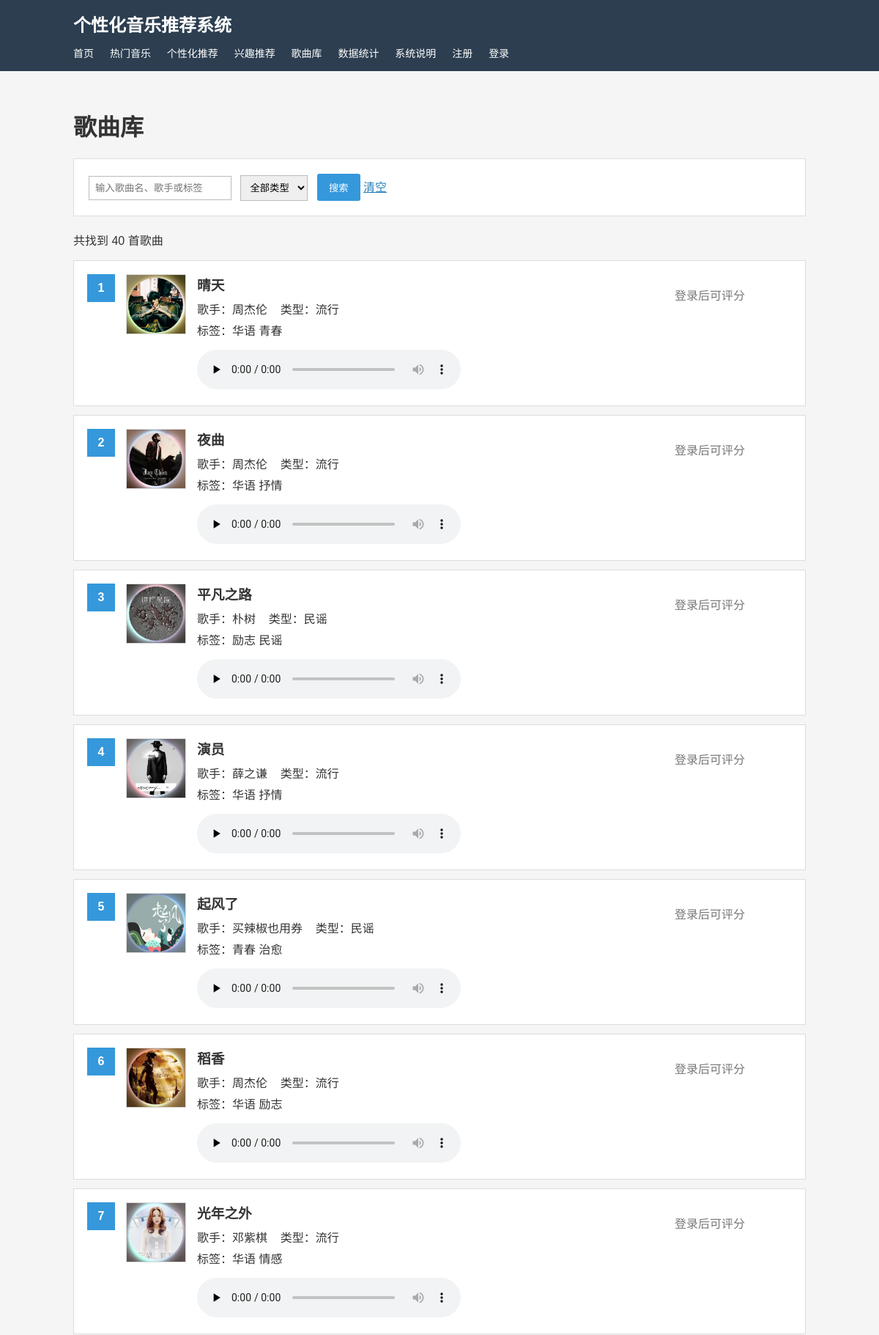
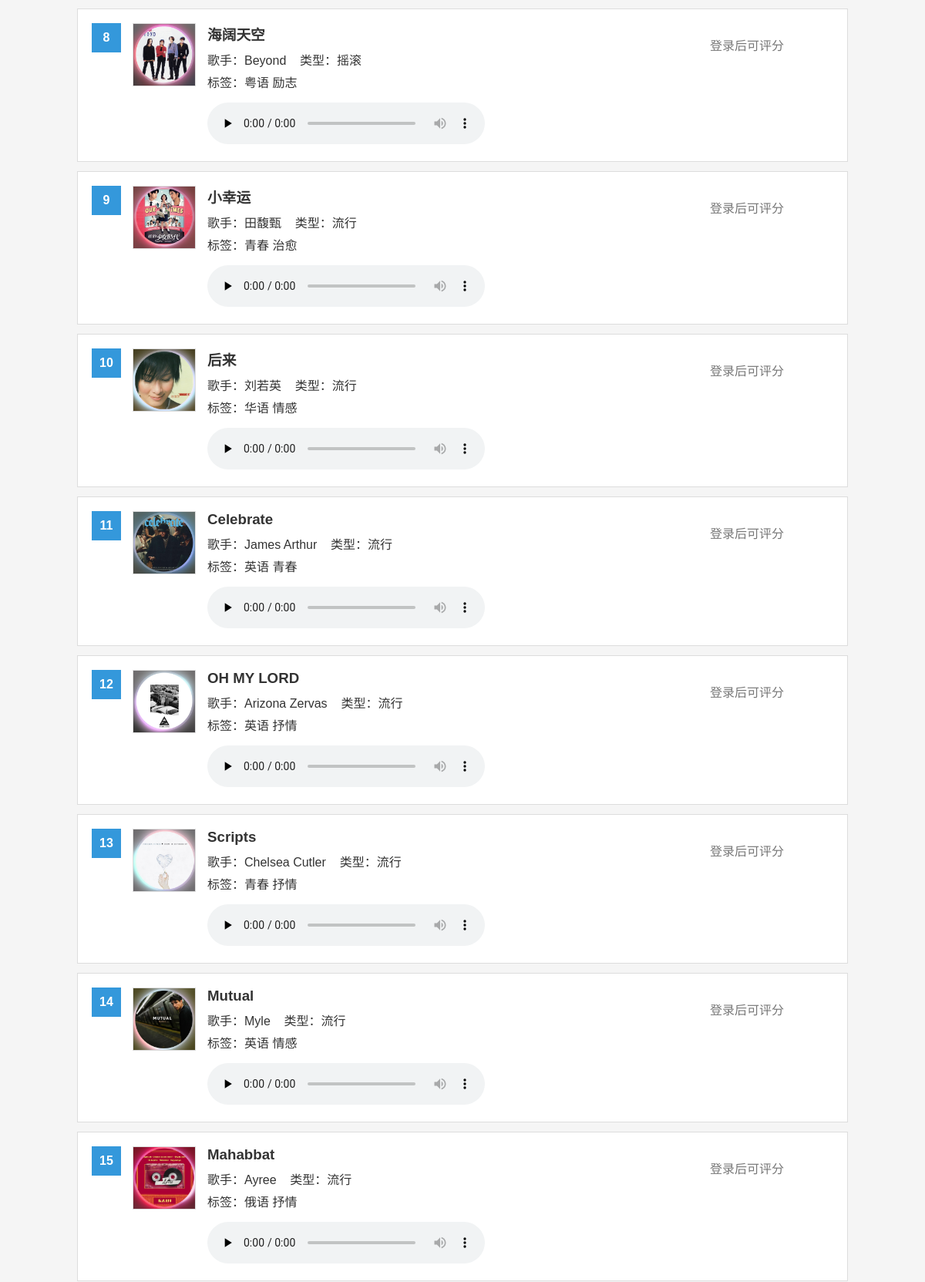
The page /library (upper part) on the database its author committed (2 pictures, top to bottom).
### tables this page shows
CREATE TABLE music (
    music_id INTEGER PRIMARY KEY,
    title TEXT NOT NULL,
    artist TEXT NOT NULL,
    genre TEXT,
    tags TEXT,
    audio_file TEXT,
    cover_file TEXT
);

### app.py (the view)
@app.route("/library")
def library():
    keyword = request.args.get(
        "q",
        ""
    )
    genre = request.args.get(
        "genre",
        ""
    )
    result = search_music(
        music_df,
        keyword,
        genre
    )
    genres = sorted(
        music_df[
            "genre"
        ]
        .dropna()
        .unique()
        .tolist()
    )
    return render_template(
        "library.html",
        songs=result.to_dict(
            "records"
        ),
        keyword=keyword,
        genre=genre,
        genres=genres
    )

### app.py (called while the page is built, shortened)
def refresh_data():
    global music_df
    global ratings_df
    global rating_matrix
    global similarity
    (
        music_df,
        ratings_df,
        rating_matrix,
        similarity
    ) = load_all_data()

@app.before_request
def auto_refresh_data():
    refresh_data()
    session["background_type"] = "default"
    session["background_file"] = ""

### recommender.py (called while the page is built, shortened)
def build_matrix(ratings):
    matrix = ratings.pivot_table(
        index="user_id",
        columns="music_id",
        values="rating",
        aggfunc="mean"
    )
    return matrix

def calc_similarity(matrix):
    data = matrix.fillna(0).to_numpy(
        dtype=float, copy=True
    )
    norms = np.linalg.norm(data, axis=1)
    norms[norms == 0] = 1
    sim = np.dot(data, data.T) / np.outer(
        norms, norms
    )
    sim = np.clip(sim, 0, 1)
    np.fill_diagonal(sim, 0)
    return pd.DataFrame(
        sim,
        index=matrix.index,
        columns=matrix.index
    )

def search_music(music, keyword="", genre=""):
    result = music.copy()
    keyword = keyword.strip()
    if genre:
        result = result[
            result["genre"] == genre
        ]
    return result

def load_all_data():
    conn = sqlite3.connect(DB_PATH)
    music = pd.read_sql_query(
        """
        SELECT
            music_id,
            title,
            artist,
            genre,
            tags,
            audio_file,
            cover_file
        FROM music
        ORDER BY music_id
        """,
        conn
    )
    ratings = pd.read_sql_query(
        """
        SELECT
            user_id,
            music_id,
            rating
        FROM ratings
        """,
        conn
    )
    conn.close()
    valid_ids = set(music["music_id"])
    ratings = ratings[
        ratings["music_id"].isin(valid_ids)
    ].copy()
    matrix = build_matrix(ratings)
    similarity = calc_similarity(matrix)
    return music, ratings, matrix, similarity

### templates/library.html (shortened to what this page needs)
{% extends "base.html" %}
{% block content %}
<h1>歌曲库</h1>
<div class="box">
    <form method="get">
        <input type="text"
               name="q"
               value="{{ keyword }}"
               placeholder="输入歌曲名、歌手或标签">
        <select name="genre">
            <option value="">
                全部类型
            </option>
        </select>
        <button type="submit">
            搜索
        </button>
        <a class="small-link"
           href="{{ url_for('library') }}">
            清空
        </a>
    </form>
</div>
<p>
    共找到 {{ songs|length }} 首歌曲
</p>
{% for song in songs %}
<div class="song">
    <div class="rank">
        {{ song.music_id }}
    </div>
    {% if song.cover_file %}
    <img class="cover"
         src="{{ url_for('static', filename=song.cover_file) }}"
         alt="{{ song.title }}">
    {% endif %}
    <div class="song-info">
        <h3>{{ song.title }}</h3>
        <p>
            歌手：{{ song.artist }}
            &nbsp;&nbsp;
            类型：{{ song.genre }}
        </p>
        <p>
            标签：{{ song.tags }}
        </p>
        {% if song.audio_file %}
        <audio controls preload="none">
            <source src="{{ url_for('static', filename=song.audio_file) }}">
        </audio>
        {% else %}
        <p class="gray">
            暂无试听文件
        </p>
        {% endif %}
    </div>
    <div class="rate-area">
    {% if session.get('user_id') %}
    <form action="{{ url_for('rate') }}"
          method="post">
        <input type="hidden"
               name="music_id"
               value="{{ song.music_id }}">
        <input type="hidden"
               name="next"
               value="{{ request.full_path }}">
        <select name="rating" required>
            <option value="">
                评分
            </option>
            <option value="5">5 分</option>
            <option value="4">4 分</option>
            <option value="3">3 分</option>
            <option value="2">2 分</option>
            <option value="1">1 分</option>
        </select>
        <button type="submit">
            保存
        </button>
    </form>
    {% else %}
    <p class="gray">
        登录后可评分
    </p>
    {% endif %}
</div>
</div>
{% endfor %}
{% endblock %}

### static/style.css (style rules this page uses)
body { margin: 0; background: #f5f5f5; color: #333; font-family: Arial, "Microsoft YaHei", sans-serif; }
.button, button { display: inline-block; padding: 9px 16px; background: #3498db; color: white; border: none; text-decoration: none; cursor: pointer; border-radius: 3px; }
.card, .box { background: white; border: 1px solid #ddd; padding: 20px; margin-bottom: 20px; }
.card a, .small-link { color: #2980b9; }
select, input[type="text"] { padding: 8px; border: 1px solid #bbb; margin-right: 8px; }
.song { display: flex; align-items: flex-start; gap: 15px; background: white; border: 1px solid #ddd; padding: 18px; margin-bottom: 12px; }
.rank { width: 38px; height: 38px; background: #3498db; color: white; text-align: center; line-height: 38px; font-weight: bold; flex-shrink: 0; }
.cover { width: 80px; height: 80px; object-fit: cover; border: 1px solid #ddd; }
.song-info { flex: 1; }
.song-info h3 { margin: 0 0 8px 0; }
.song-info p { margin: 5px 0; }
.song-info audio { margin-top: 10px; width: 360px; max-width: 100%; }
.rate-area { width: 160px; }
.help, .gray { color: #777; }

### rows shown on the page
music: music_id "1", cover_file (picture), title "晴天", artist "周杰伦", genre "流行", tags "华语 青春"
music: music_id "2", cover_file (picture), title "夜曲", artist "周杰伦", genre "流行", tags "华语 抒情"
music: music_id "3", cover_file (picture), title "平凡之路", artist "朴树", genre "民谣", tags "励志 民谣"
music: music_id "4", cover_file (picture), title "演员", artist "薛之谦", genre "流行", tags "华语 抒情"
music: music_id "5", cover_file (picture), title "起风了", artist "买辣椒也用券", genre "民谣", tags "青春 治愈"
music: music_id "6", cover_file (picture), title "稻香", artist "周杰伦", genre "流行", tags "华语 励志"
music: music_id "7", cover_file (picture), title "光年之外", artist "邓紫棋", genre "流行", tags "华语 情感"
music: music_id "8", cover_file (picture), title "海阔天空", artist "Beyond", genre "摇滚", tags "粤语 励志"
music: music_id "9", cover_file (picture), title "小幸运", artist "田馥甄", genre "流行", tags "青春 治愈"
music: music_id "10", cover_file (picture), title "后来", artist "刘若英", genre "流行", tags "华语 情感"
music: music_id "11", cover_file (picture), title "Celebrate", artist "James Arthur", genre "流行", tags "英语 青春"
music: music_id "12", cover_file (picture), title "OH MY LORD", artist "Arizona Zervas", genre "流行", tags "英语 抒情"
music: music_id "13", cover_file (picture), title "Scripts", artist "Chelsea Cutler", genre "流行", tags "青春 抒情"
music: music_id "14", cover_file (picture), title "Mutual", artist "Myle", genre "流行", tags "英语 情感"
music: music_id "15", cover_file (picture), title "Mahabbat", artist "Ayree", genre "流行", tags "俄语 抒情"

### other values the page prints
{{ songs|length }} "40"
